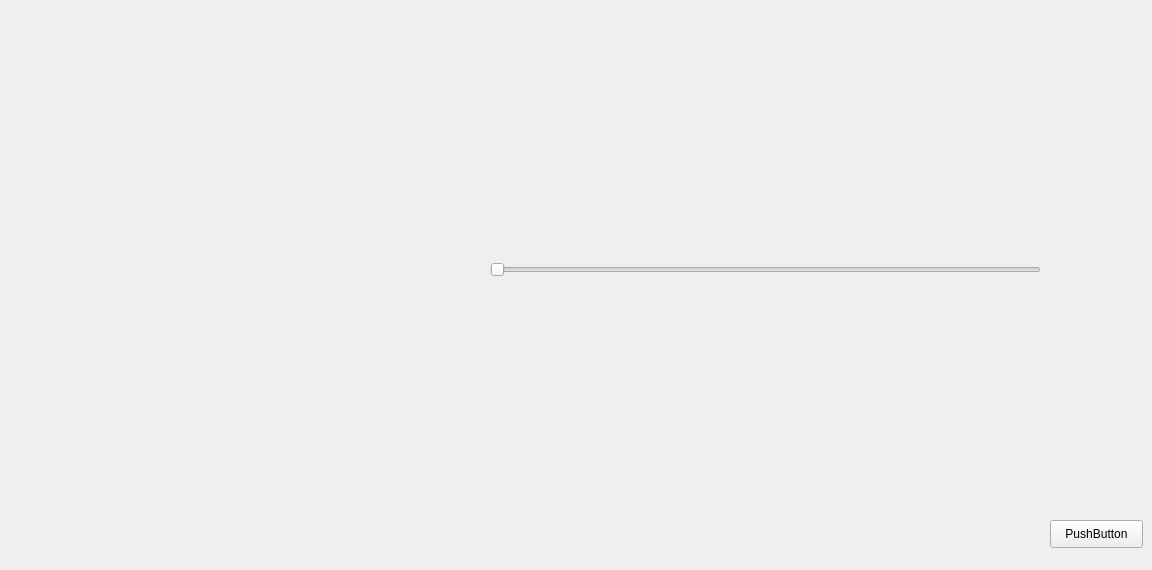
      <widget class="QWidget" name="tab_10">
       <attribute name="title">
        <string>页</string>
       </attribute>
       <widget class="OGaugePercent" name="oGaugePercent">
        <property name="geometry">
         <rect>
          <x>30</x>
          <y>30</y>
          <width>321</width>
          <height>241</height>
         </rect>
        </property>
        <property name="value">
         <double>15.000000000000000</double>
        </property>
        <property name="scaleMinor">
         <number>4</number>
        </property>
        <property name="baseColor">
         <color>
          <red>170</red>
          <green>85</green>
          <blue>0</blue>
         </color>
        </property>
       </widget>
       <widget class="OProgressRing" name="oProgressRing">
        <property name="geometry">
         <rect>
          <x>410</x>
          <y>70</y>
          <width>211</width>
          <height>161</height>
         </rect>
        </property>
        <property name="value">
         <double>25.000000000000000</double>
        </property>
        <property name="ringPadding">
         <number>5</number>
        </property>
        <property name="ringWidth">
         <number>20</number>
        </property>
       </widget>
       <widget class="OProgressRing" name="oProgressRing_2">
        <property name="geometry">
         <rect>
          <x>650</x>
          <y>70</y>
          <width>211</width>
          <height>161</height>
         </rect>
        </property>
        <property name="value">
         <double>25.000000000000000</double>
        </property>
        <property name="ringPadding">
         <number>5</number>
        </property>
        <property name="ringWidth">
         <number>5</number>
        </property>
       </widget>
       <widget class="OProgressRing" name="oProgressRing_3">
        <property name="geometry">
         <rect>
          <x>880</x>
          <y>70</y>
          <width>211</width>
          <height>161</height>
         </rect>
        </property>
        <property name="value">
         <double>25.000000000000000</double>
        </property>
        <property name="ringPadding">
         <number>5</number>
        </property>
        <property name="ringWidth">
         <number>60</number>
        </property>
       </widget>
       <widget class="QSlider" name="horizontalSlider_7">
        <property name="geometry">
         <rect>
          <x>490</x>
          <y>260</y>
          <width>551</width>
          <height>19</height>
         </rect>
        </property>
        <property name="orientation">
         <enum>Qt::Horizontal</enum>
        </property>
       </widget>
       <widget class="OCustomPie" name="oCustomPie">
        <property name="geometry">
         <rect>
          <x>680</x>
          <y>300</y>
          <width>281</width>
          <height>261</height>
         </rect>
        </property>
        <property name="textColor">
         <color>
          <red>0</red>
          <green>255</green>
          <blue>255</blue>
         </color>
        </property>
        <property name="borderColor">
         <color>
          <red>170</red>
          <green>255</green>
          <blue>127</blue>
         </color>
        </property>
       </widget>
       <widget class="QPushButton" name="pushButton_9">
        <property name="geometry">
         <rect>
          <x>1050</x>
          <y>520</y>
          <width>93</width>
          <height>28</height>
         </rect>
        </property>
        <property name="text">
         <string>PushButton</string>
        </property>
       </widget>
      </widget>
